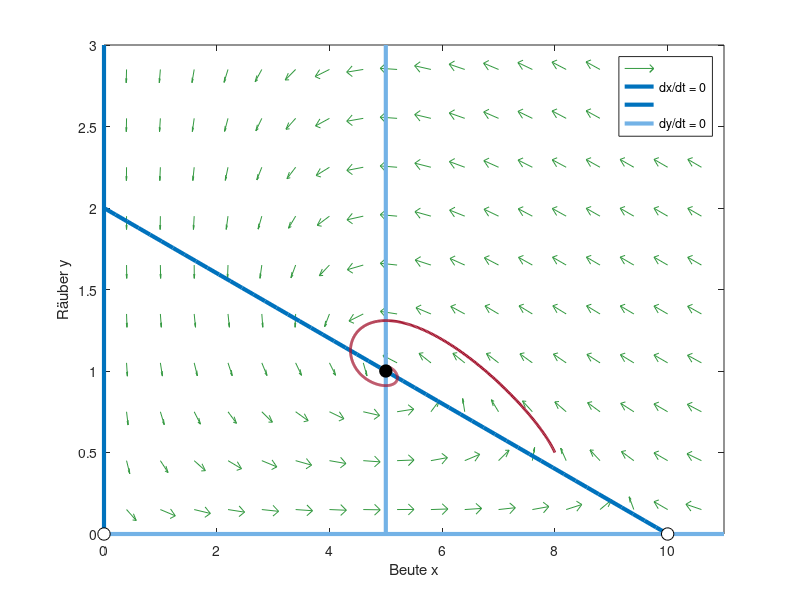

The MATLAB script that drew this image:
% Abb. 4.17: Nullklinen des Räuber-Beute-Modells (Buch, Abschnitt 4.4, Gl. 4.2)
% x-Nullklinen: x = 0 und y = (r/c)(1 - x/K);  y-Nullklinen: y = 0 und x = e/d;  dazu Richtungsfeld und Lösung
% (c) 2026 Philipp Kügler · Programm zum Buch „Dynamische Systeme in den Lebenswissenschaften“ · MIT-Lizenz (siehe LICENSE)
r = 1; K = 10; c = 0.5; d = 0.2; e = 1;
f = @(t, z) [r * (1 - z(1) / K) * z(1) - c * z(1) * z(2); d * z(1) * z(2) - e * z(2)];
opt = odeset('RelTol', 1e-9, 'AbsTol', 1e-11);
[X, Y] = meshgrid(linspace(0.4, 10.6, 18), linspace(0.15, 2.85, 10));
U = (r * (1 - X / K) .* X - c * X .* Y) / 11; V = (d * X .* Y - e * Y) / 3; L = sqrt(U.^2 + V.^2);
quiver(X, Y, U ./ L * 0.3, V ./ L * 0.3 * 3 / 11, 0, 'Color', [0.2 0.6 0.25]); hold on
xs = linspace(0, 10, 50);
plot(xs, r / c * (1 - xs / K), 'Color', [0 0.447 0.741], 'LineWidth', 3);
plot([0 0], [0 3], 'Color', [0 0.447 0.741], 'LineWidth', 3);
plot([e / d e / d], [0 3], 'Color', [0.45 0.70 0.90], 'LineWidth', 3);
plot([0 11], [0 0], 'Color', [0.45 0.70 0.90], 'LineWidth', 3);
[t, z] = ode45(f, linspace(0, 40, 2001), [8; 0.5], opt);
plot(z(:, 1), z(:, 2), 'Color', [0.64 0.08 0.18], 'LineWidth', 2);
% Jacobi-Matrix im Koexistenzzustand (5, 1) und ihre Eigenwerte
xs_ = e / d; ys_ = r / c * (1 - e / (d * K));
J = [r * (1 - 2 * xs_ / K) - c * ys_, -c * xs_; d * ys_, d * xs_ - e];
lam = eig(J); lam = sortrows([imag(lam) real(lam)]);
fprintf('Koexistenz (%g, %g): Spur %g, det %g, Eigenwerte %s\n', xs_, ys_, trace(J), det(J), sprintf('%.3f%+.3fi  ', lam(:, [2 1])'));
plot([0 10], [0 0], 'ko', 'MarkerFaceColor', 'w', 'MarkerSize', 9); plot(5, 1, 'ko', 'MarkerFaceColor', 'k', 'MarkerSize', 9); hold off
xlim([0 11]); ylim([0 3]); xlabel('Beute x'); ylabel('Räuber y');
legend('', 'dx/dt = 0', '', 'dy/dt = 0', 'Location', 'northeast');
